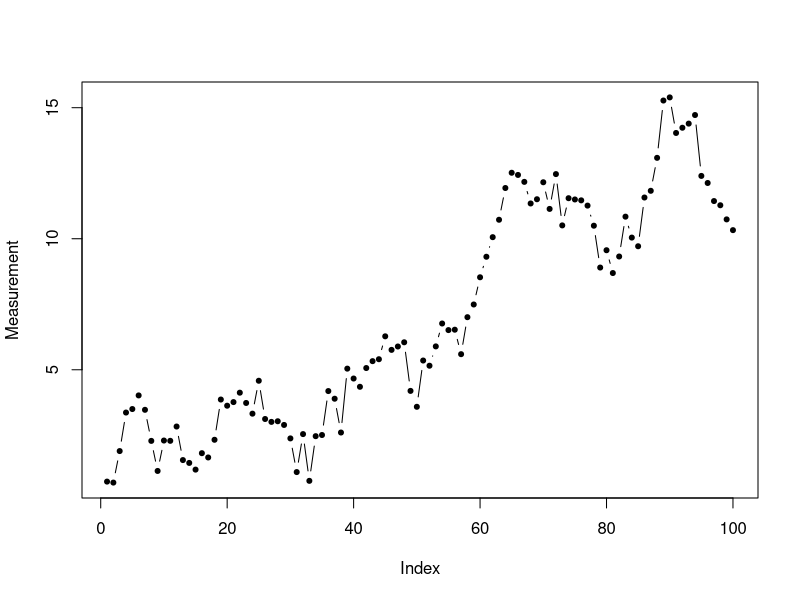
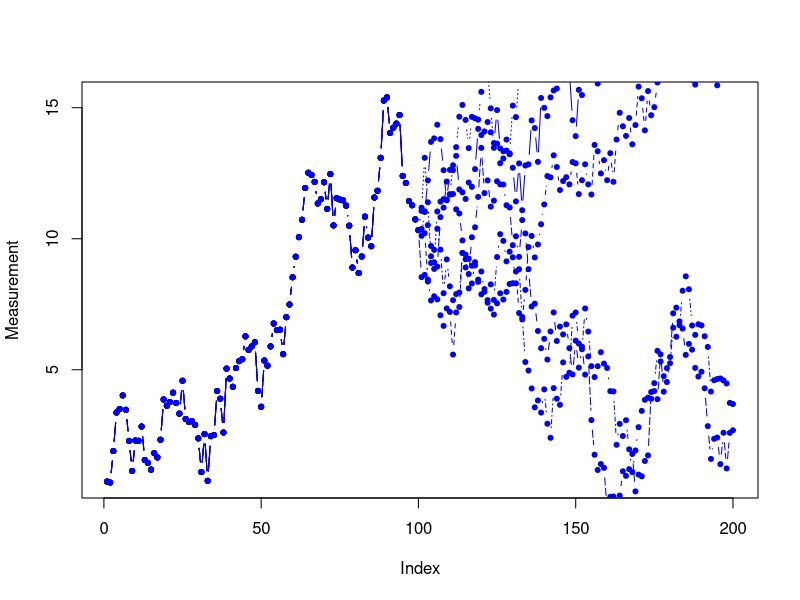
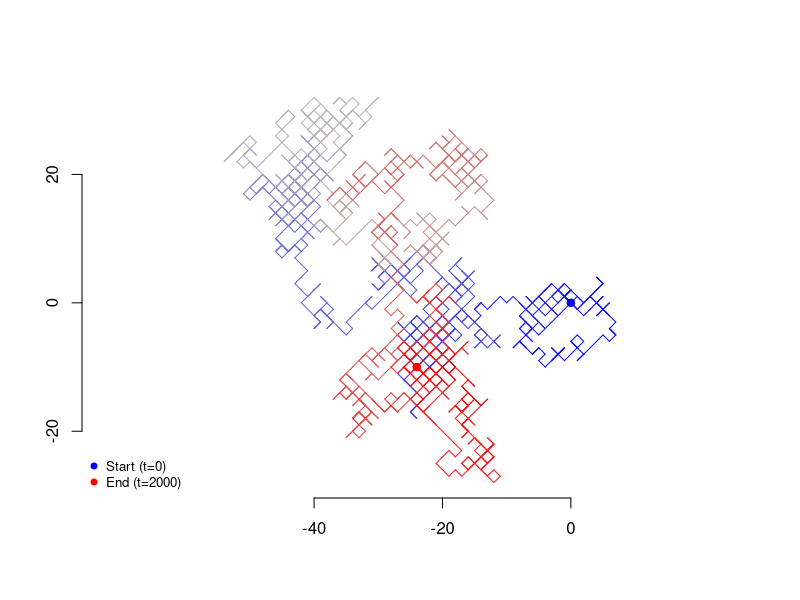

Source code (R) for these figures, in order:
## ---- chunk 1
#| code-fold: true
#| fig-cap: '100 observations of a random walk'
set.seed(1999)
w <- rnorm(100)
rw <- cumsum(w)
plot(rw,type='b',pch=20,xlab='Index',ylab='Measurement')
## ---- chunk 2
#| code-fold: true
#| fig-cap: 'Five possible extensions of the same random walk'
set.seed(1999)
w2 <- rbind(cbind(w,w,w,w,w),matrix(rnorm(500),ncol=5))
rw2 <- apply(w2,2,cumsum)
plot(rw,type='b',pch=20,xlab='Index',xlim=c(1,200),ylab='Measurement')
matplot(rw2,type='b',col='#0000ff',pch=20,add=TRUE)

## ---- chunk 3
#| code-fold: true
#| fig-cap: "2000 steps of a 2D binary random walk."
nw <- 2000
rwcols <- colorRampPalette(c('#0000ff','#bbbbbb','#ff0000'))(nw)
set.seed(1235)
rwx <- cumsum(sample(c(-1,1),nw,TRUE))
rwy <- cumsum(sample(c(-1,1),nw,TRUE))
plot(rwx,rwy,type='n',asp=1,,axes=FALSE,xlab=NA,ylab=NA,main=NA,sub=NA)
axis(1,at=c(-40,-20,0)); axis(2,at=c(-20,0,20))
segments(x0=c(0,rwx[-nw]),x1=rwx,y0=c(0,rwy[-nw]),y1=rwy,col=rwcols)
points(c(0,rwx[nw]),c(0,rwy[nw]),col=rwcols[c(1,nw)],pch=19)
legend(x='bottomleft',legend=c('Start (t=0)','End (t=2000)'),
       pch=19,col=rwcols[c(1,nw)],bty='n',cex=0.8)      
